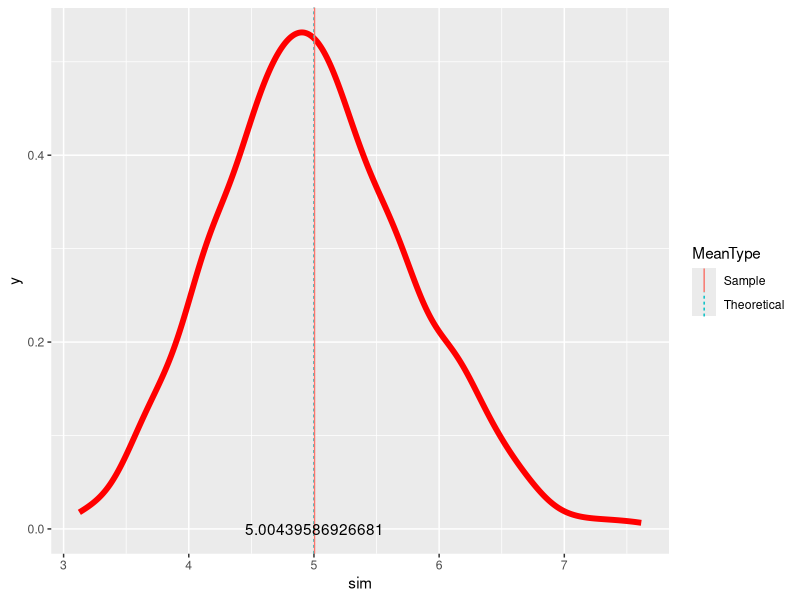

Write R code to recreate this figure.
## ---- chunk 1
lambda <- 0.2
n <- 1000
m <- 40 
theoMean <- lambda ^ -1
theoVar <-  lambda ^ -2 / m  

set.seed(272727)
simData <- sapply(seq_len(n), function(x){mean(rexp(m,lambda))} )
mean(simData)
var(simData)
## ---- chunk 2
library(ggplot2)
library(xtable)

means <- data.frame(MeanType = as.factor(c("Theoretical","Sample")),
           vals = c(theoMean,mean(simData)))

p<- ggplot(data.frame(sim=simData),aes(x=sim)) 
p + geom_density(col="red",size=2,name="Sample Density")  +
    geom_vline(data=means, aes(xintercept = vals, linetype=MeanType, color=MeanType), 
               show_guide=TRUE) +
    annotate("text", label=mean(simData), x= mean(simData), y=0 )
## ---- chunk 3
print(xtable(means,digits=4),type="latex", comment=FALSE)
## ---- chunk 4
critical <- c(qnorm(0.05/2), qnorm(1-0.05/2))
z <- (mean(simData) - theoMean) / (theoVar / sqrt(n))
p <- pnorm(z)
critical 
z
